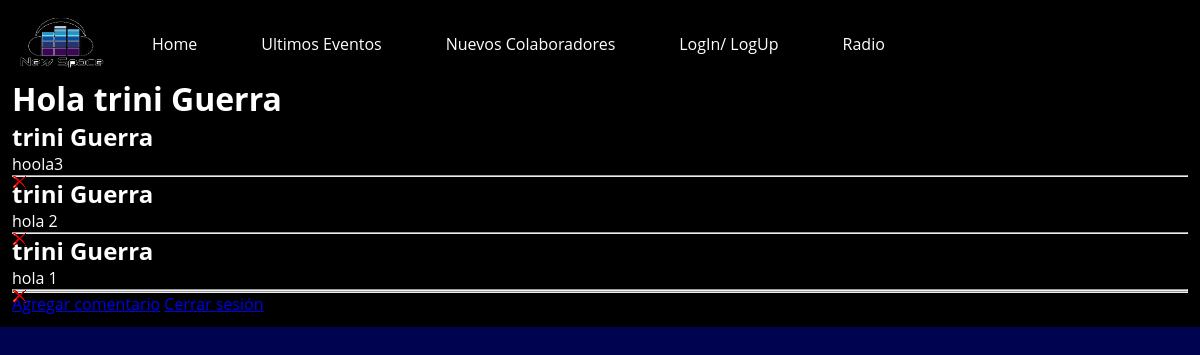
The app's page /visitas.php (signed in) with its own data.
### tables this page shows
CREATE TABLE IF NOT EXISTS `usuarios` (
  `id_usuario` int(5) NOT NULL AUTO_INCREMENT,
  `nombre` varchar(100) NOT NULL,
  `apellido` varchar(100) NOT NULL,
  `email` varchar(100) NOT NULL,
  `usuario` varchar(100) NOT NULL,
  `clave` varchar(200) NOT NULL,
  `perfil` varchar(200) NOT NULL,
  PRIMARY KEY (`id_usuario`)
);

CREATE TABLE IF NOT EXISTS `comentarios` (
  `id_comentario` int(5) NOT NULL AUTO_INCREMENT,
  `id_usuario` int(5) NOT NULL,
  `comentario` varchar(300) NOT NULL,
  `fecha` datetime NOT NULL,
  PRIMARY KEY (`id_comentario`)
);

### visitas.php (the view, shortened to what this page needs)
<?php
	include("funciones.php");
?>
<!DOCTYPE html>
<html lang="en">
<head>
    <link rel="stylesheet" href="css/estilo.css">
    </head>
<body>
    <div class="pagina">
		<div class="contenedor-nav">
            <a href="http://mixlr.com/trinitymiro/?utm_source=desktop_app&utm_medium=share_section&utm_campaign=31.2&utm_content=livepage_link">
            <img src="images/logoo.png" alt="logo" width="100px" height="62px" margin-left="20px" >
        </a>
            <nav class="menuNavegador superficie">
                <ul class="menu-nav__grupo">
                    <li class="menu-nav__item">
                        <a href="indexmenu.html" class="menu-nav__link anchoDeLink">Home</a>
                    </li>
                    <li class="menu-nav__item">
                        <a href="eventos.html" class="menu-nav__link anchoDeLink">Ultimos Eventos</a>
                    </li>
                    <li class="menu-nav__item">
                        <a href="comentarios.php" class="menu-nav__link anchoDeLink">Nuevos Colaboradores</a>
                    </li>
                    <li class="menu-nav__item">
                        <a href="login.php" class="menu-nav__link anchoDeLink">LogIn/ LogUp</a>
                    </li>
                    <li class="menu-nav__item">
                            <a href="radio.html" class="menu-nav__link anchoDeLink">Radio</a>
                        </li>
                </ul>
            </nav>
    <h1>Hola <?php
			nombre($_SESSION['id']);
		?></h1>
		<?php
			include("conexion.php");
			$comentarios = "
						SELECT * FROM comentarios
						ORDER BY fecha DESC
						LIMIT 20
						";
			$comentarios_ej = mysqli_query(
					$conexion, $comentarios
					);
	while(
	 $reg_com = mysqli_fetch_array($comentarios_ej)
	){
		echo "<h2>";
		 nombre($reg_com['id_usuario']);
		echo "</h2>";
		echo "<p>" . $reg_com['comentario'] . "</p>";
		if(
			$_SESSION['id'] == $reg_com['id_usuario']
		){
			?>
		<a href="eliminar.php?id_c=<?php
			echo $reg_com['id_comentario'];
		?>">
			<img src="imagenes/eliminar.png" alt="Eliminar comentario">
		</a>
			<?php
		}
		echo "<hr>";
	}
		?>
		<hr>
		<a href="agregar.php">Agregar comentario</a>
		<a href="salir.php">Cerrar sesión</a>
	</body>
</html>

### funciones.php (shortened to what this page needs)
<?php
	function nombre($id){
		include("conexion.php");
		$quien = "SELECT nombre, apellido
				  FROM usuarios
				  WHERE id_usuario = $id";
		$quien_ej = mysqli_query(
					$conexion, $quien
					);
		$quien_reg = mysqli_fetch_array($quien_ej);
		echo $quien_reg['nombre'] .
		     " " . $quien_reg['apellido'];
	}
?>

### css/estilo.css (style rules this page uses)
* { margin: 0; padding: 0; box-sizing: border-box; }
body { background-color: #000450; font-family: "Open Sans", sans-serif; color: #FFF; overflow-x: hidden; }
.pagina { position: relative; width: 100%; margin: 0; max-height: 2400px; }
.contenedor-nav { text-align: initial; position: fixed; margin: 0; z-index: 2; top: 0px; width: 100%; padding: 1%; background-color: black; }
.contenedor-nav img { position: absolute; }
.menuNavegador { width: 100%; height: 65px; line-height: 65px; margin-top: 0; margin-left: 140px; }
.menu-nav__grupo { display: flex; list-style-type: none; }
.menu-nav__link { display: block; font-size: 1em; color: #FFF; text-decoration: none; padding: 0 2em; }
.menu-nav__item:first-of-type a { padding-left: 0; }

### records on screen
usuarios: nombre "trini", apellido "Guerra"
comentarios: id_usuario.nombre "trini", id_usuario.apellido "Guerra", comentario "hoola3"
comentarios: id_usuario.nombre "trini", id_usuario.apellido "Guerra", comentario "hola 2"
comentarios: id_usuario.nombre "trini", id_usuario.apellido "Guerra", comentario "hola 1"
